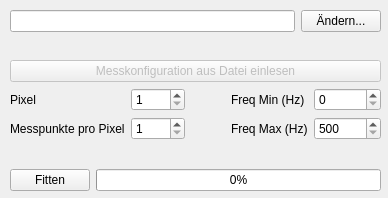
<?xml version="1.0" encoding="UTF-8"?>
<ui version="4.0">
 <class>Laden</class>
 <widget class="QMainWindow" name="Laden">
  <property name="geometry">
   <rect>
    <x>0</x>
    <y>0</y>
    <width>388</width>
    <height>198</height>
   </rect>
  </property>
  <property name="windowTitle">
   <string>Resonanz Fit - Messung einlesen</string>
  </property>
  <widget class="QWidget" name="centralwidget">
   <widget class="QWidget" name="verticalLayoutWidget">
    <property name="geometry">
     <rect>
      <x>10</x>
      <y>10</y>
      <width>371</width>
      <height>181</height>
     </rect>
    </property>
    <layout class="QVBoxLayout" name="verticallayout">
     <item>
      <layout class="QHBoxLayout" name="horizontallayout2">
       <item>
        <widget class="QLineEdit" name="edit_pfad">
         <property name="text">
          <string/>
         </property>
        </widget>
       </item>
       <item>
        <widget class="QPushButton" name="button_aendern">
         <property name="enabled">
          <bool>true</bool>
         </property>
         <property name="sizePolicy">
          <sizepolicy hsizetype="Fixed" vsizetype="Preferred">
           <horstretch>0</horstretch>
           <verstretch>0</verstretch>
          </sizepolicy>
         </property>
         <property name="text">
          <string>Ändern...</string>
         </property>
        </widget>
       </item>
      </layout>
     </item>
     <item>
      <spacer name="verticalSpacer0">
       <property name="orientation">
        <enum>Qt::Vertical</enum>
       </property>
       <property name="sizeHint" stdset="0">
        <size>
         <width>20</width>
         <height>40</height>
        </size>
       </property>
      </spacer>
     </item>
     <item>
      <widget class="QPushButton" name="check_konfig">
       <property name="enabled">
        <bool>false</bool>
       </property>
       <property name="text">
        <string>Messkonfiguration aus Datei einlesen</string>
       </property>
       <property name="checkable">
        <bool>true</bool>
       </property>
      </widget>
     </item>
     <item>
      <layout class="QHBoxLayout" name="horizontallayout1">
       <item>
        <layout class="QGridLayout" name="gridlayout0">
         <item row="0" column="1">
          <widget class="QSpinBox" name="box_pixel">
           <property name="styleSheet">
            <string notr="true"/>
           </property>
           <property name="minimum">
            <number>1</number>
           </property>
           <property name="maximum">
            <number>9999</number>
           </property>
           <property name="value">
            <number>1</number>
           </property>
          </widget>
         </item>
         <item row="1" column="0">
          <widget class="QLabel" name="label_messpunkte">
           <property name="text">
            <string>Messpunkte pro Pixel</string>
           </property>
          </widget>
         </item>
         <item row="1" column="1">
          <widget class="QSpinBox" name="box_messpunkte">
           <property name="styleSheet">
            <string notr="true"/>
           </property>
           <property name="minimum">
            <number>1</number>
           </property>
           <property name="maximum">
            <number>9999</number>
           </property>
           <property name="value">
            <number>1</number>
           </property>
          </widget>
         </item>
         <item row="0" column="0">
          <widget class="QLabel" name="label_pixel">
           <property name="text">
            <string>Pixel</string>
           </property>
          </widget>
         </item>
        </layout>
       </item>
       <item>
        <spacer name="horizontalspacer">
         <property name="orientation">
          <enum>Qt::Horizontal</enum>
         </property>
         <property name="sizeHint" stdset="0">
          <size>
           <width>40</width>
           <height>20</height>
          </size>
         </property>
        </spacer>
       </item>
       <item>
        <layout class="QGridLayout" name="gridlayout1">
         <item row="0" column="0">
          <widget class="QLabel" name="label_fmin">
           <property name="text">
            <string>Freq Min (Hz)</string>
           </property>
          </widget>
         </item>
         <item row="0" column="1">
          <widget class="QSpinBox" name="box_fmin">
           <property name="maximum">
            <number>999000</number>
           </property>
           <property name="singleStep">
            <number>500</number>
           </property>
          </widget>
         </item>
         <item row="1" column="0">
          <widget class="QLabel" name="label_fmax">
           <property name="text">
            <string>Freq Max (Hz)</string>
           </property>
          </widget>
         </item>
         <item row="1" column="1">
          <widget class="QSpinBox" name="box_fmax">
           <property name="minimum">
            <number>500</number>
           </property>
           <property name="maximum">
            <number>999000</number>
           </property>
           <property name="singleStep">
            <number>500</number>
           </property>
          </widget>
         </item>
        </layout>
       </item>
      </layout>
     </item>
     <item>
      <spacer name="verticalSpacer1">
       <property name="orientation">
        <enum>Qt::Vertical</enum>
       </property>
       <property name="sizeHint" stdset="0">
        <size>
         <width>20</width>
         <height>40</height>
        </size>
       </property>
      </spacer>
     </item>
     <item>
      <layout class="QHBoxLayout" name="horizontallayout0">
       <item>
        <widget class="QPushButton" name="button_fitten">
         <property name="enabled">
          <bool>true</bool>
         </property>
         <property name="text">
          <string>Fitten</string>
         </property>
        </widget>
       </item>
       <item>
        <widget class="QProgressBar" name="progress_bar">
         <property name="enabled">
          <bool>true</bool>
         </property>
         <property name="value">
          <number>0</number>
         </property>
        </widget>
       </item>
      </layout>
     </item>
    </layout>
   </widget>
  </widget>
 </widget>
 <resources/>
 <connections/>
</ui>
